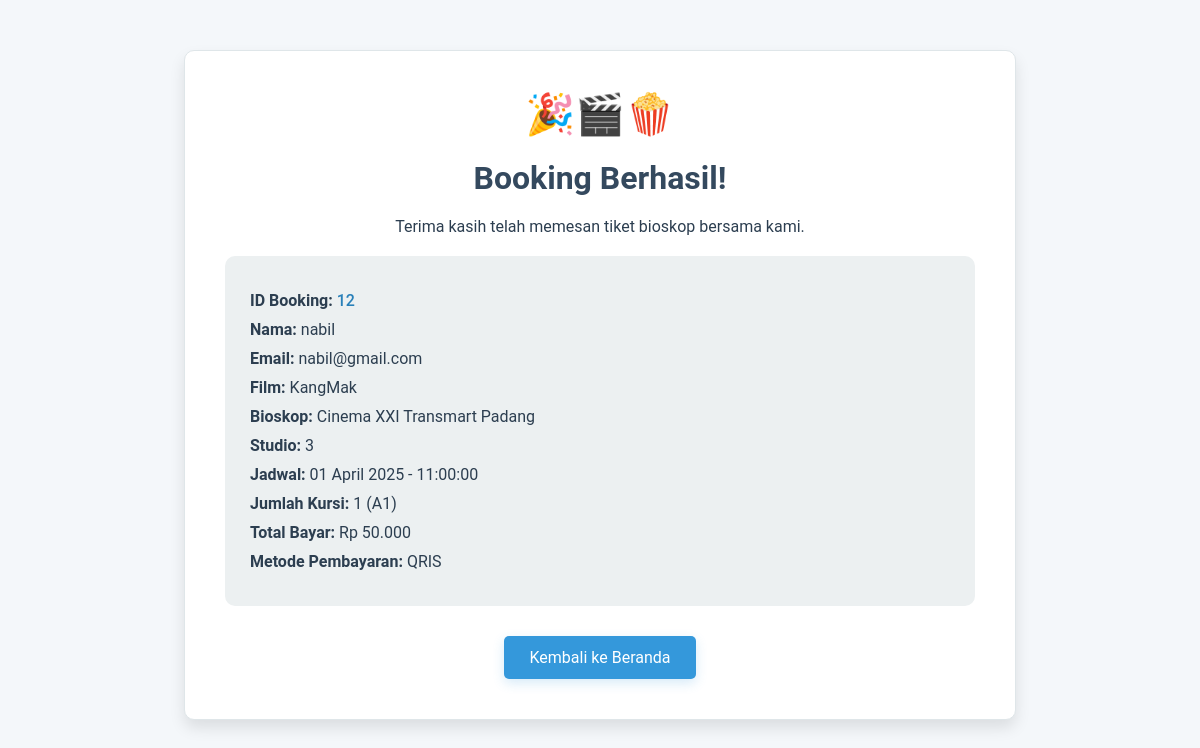
/booking_success.php?id=12, run on the app's committed database.
### tables this page shows
CREATE TABLE `bookings` (
  `id` int(11) NOT NULL,
  `film_id` int(11) NOT NULL,
  `customer_name` varchar(255) NOT NULL,
  `customer_email` varchar(255) NOT NULL,
  `customer_phone` varchar(15) NOT NULL,
  `schedule_id` int(11) NOT NULL,
  `seat_count` int(11) NOT NULL,
  `total_price` decimal(10,2) NOT NULL,
  `payment_method` varchar(50) NOT NULL,
  `studio` int(11) NOT NULL,
  `seat_code` varchar(50) NOT NULL,
  `created_at` timestamp NOT NULL DEFAULT current_timestamp(),
  `cinema_id` int(11) NOT NULL
);

CREATE TABLE `films` (
  `id` int(11) NOT NULL,
  `title` varchar(255) NOT NULL,
  `genre_name` varchar(11) DEFAULT NULL,
  `duration` int(11) NOT NULL,
  `rating` varchar(10) NOT NULL,
  `synopsis` text NOT NULL,
  `poster` varchar(255) NOT NULL,
  `price` int(11) NOT NULL,
  `studio` int(100) NOT NULL,
  `cinema_id` varchar(255) NOT NULL,
  `created_at` timestamp NOT NULL DEFAULT current_timestamp()
);

CREATE TABLE `cinemas` (
  `id` int(11) NOT NULL,
  `name` varchar(255) NOT NULL,
  `location` varchar(255) NOT NULL,
  `capacity` int(11) NOT NULL,
  `created_at` timestamp NOT NULL DEFAULT current_timestamp(),
  `image` varchar(255) DEFAULT NULL,
  `schedule_id` int(11) DEFAULT NULL,
  `studio_id` int(11) NOT NULL,
  `film_id` int(11) NOT NULL
);

CREATE TABLE `schedules` (
  `id` int(11) NOT NULL,
  `film_id` int(11) NOT NULL,
  `cinema_id` int(11) NOT NULL,
  `studio_id` int(100) NOT NULL,
  `date` date NOT NULL,
  `time` time NOT NULL,
  `available_seats` int(11) NOT NULL,
  `created_at` timestamp NOT NULL DEFAULT current_timestamp()
);

### booking_success.php (the view, shortened to what this page needs)
<?php
require_once 'db_connect.php';
$booking_id = isset($_GET['id']) ? (int)$_GET['id'] : 0;
$stmt = $conn->prepare("SELECT b.*, f.title, s.date, s.time, c.name AS cinema_name
    FROM bookings b
    JOIN films f ON b.film_id = f.id
    JOIN schedules s ON b.schedule_id = s.id
    JOIN cinemas c ON b.cinema_id = c.id
    WHERE b.id = ?");
$stmt->bind_param("i", $booking_id);
$stmt->execute();
$result = $stmt->get_result();
$booking = $result->fetch_assoc();
?>
<!DOCTYPE html>
<html lang="id">
<head>
</head>
<body>
    <div class="container">
        <div class="emoji">🎉🎬🍿</div>
        <h1>Booking Berhasil!</h1>
        <p>Terima kasih telah memesan tiket bioskop bersama kami.</p>
        <div class="info">
            <p><strong>ID Booking:</strong> <span class="highlight"><?= htmlspecialchars($booking['id']) ?></span></p>
            <p><strong>Nama:</strong> <?= htmlspecialchars($booking['customer_name']) ?></p>
            <p><strong>Email:</strong> <?= htmlspecialchars($booking['customer_email']) ?></p>
            <p><strong>Film:</strong> <?= htmlspecialchars($booking['title']) ?></p>
            <p><strong>Bioskop:</strong> <?= htmlspecialchars($booking['cinema_name']) ?></p>
            <p><strong>Studio:</strong> <?= htmlspecialchars($booking['studio']) ?></p>
            <p><strong>Jadwal:</strong> <?= date('d F Y', strtotime($booking['date'])) ?> - <?= $booking['time'] ?></p>
            <p><strong>Jumlah Kursi:</strong> <?= $booking['seat_count'] ?> (<?= htmlspecialchars($booking['seat_code']) ?>)</p>
            <p><strong>Total Bayar:</strong> Rp <?= number_format($booking['total_price'], 0, ',', '.') ?></p>
            <p><strong>Metode Pembayaran:</strong> <?= htmlspecialchars($booking['payment_method']) ?></p>
        </div>
        <a href="index1.php" class="button">Kembali ke Beranda</a>
    </div>
</body>
</html>

### booking_success.php (style rules this page uses)
body { font-family: 'Roboto', sans-serif; background-color: #f4f7fa; color: #2c3e50; margin: 0; padding: 0; }
.container { max-width: 750px; margin: 50px auto; background-color: #ffffff; border: 1px solid #dfe6e9; border-radius: 10px; padding: 40px; text-align: center; box-shadow: 0 8px 15px rgba(0, 0, 0, 0.1); }
h1 { font-size: 32px; color: #34495e; margin-bottom: 20px; font-weight: 700; }
.emoji { font-size: 40px; margin-bottom: 20px; }
.info { text-align: left; background-color: #ecf0f1; border-radius: 10px; padding: 25px; margin-top: 20px; }
.info p { font-size: 16px; margin: 10px 0; }
.highlight { color: #2980b9; font-weight: 500; }
a.button { display: inline-block; margin-top: 30px; padding: 12px 25px; font-size: 16px; background-color: #3498db; color: white; text-decoration: none; border-radius: 5px; box-shadow: 0 4px 12px rgba(52, 152, 219, 0.2); transition: background-color 0.3s; }

### data on the page
bookings: id "12", customer_name "nabil", customer_email "nabil@gmail.com", film.title "KangMak", cinema.name "Cinema XXI Transmart Padang", studio "3", schedule.date "01 April 2025", schedule.time "11:00:00", seat_count "1", seat_code "A1", total_price "50.000", payment_method "QRIS"
